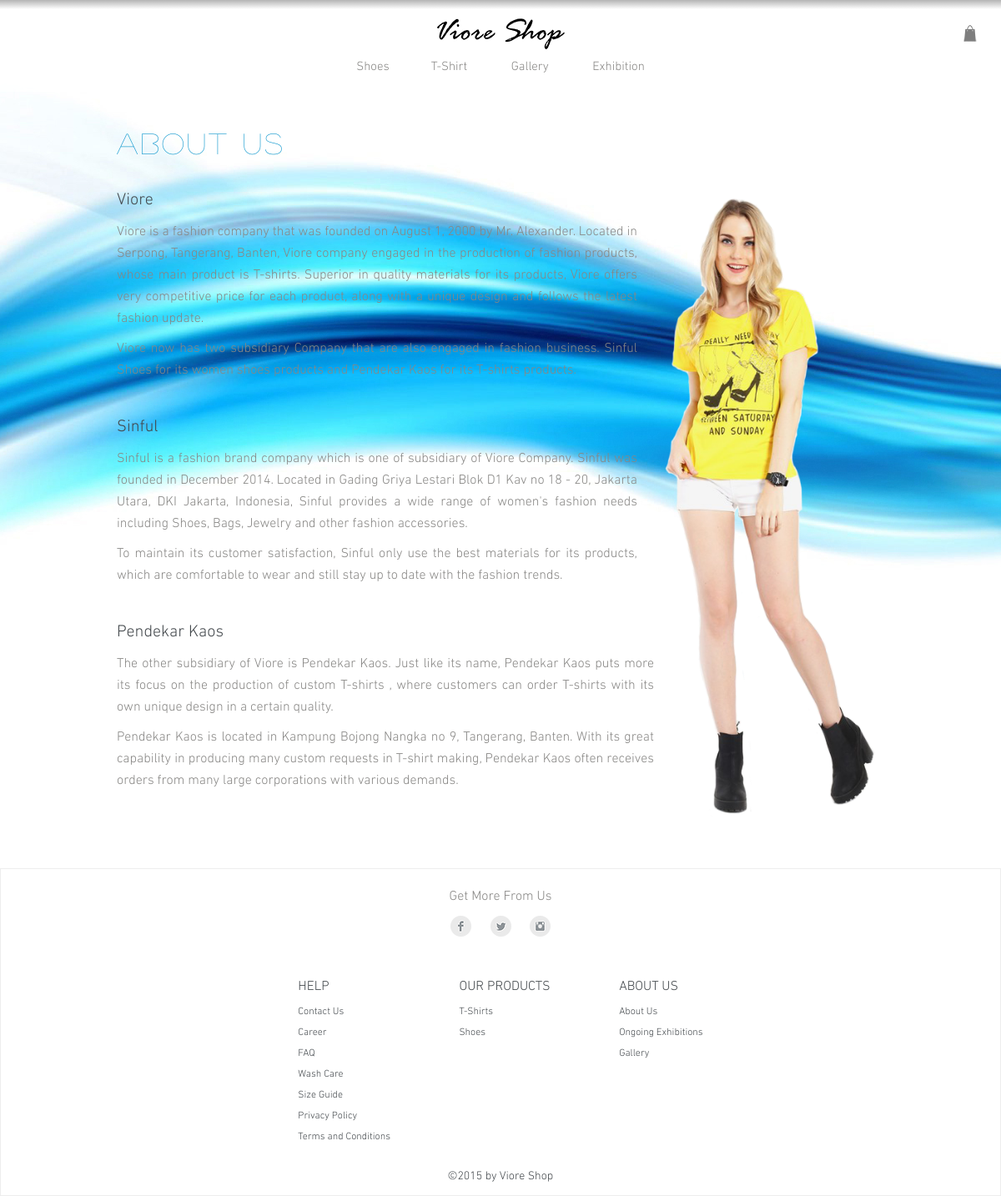
Page /pages/page.php?page=about on the committed database.
### tables this page shows
CREATE TABLE `category` (
  `id_category` int(5) NOT NULL,
  `category_name` varchar(100) NOT NULL,
  `category_description` text NOT NULL,
  `user_create` int(5) NOT NULL,
  `user_edit` int(5) NOT NULL,
  `date_created` datetime NOT NULL,
  `date_edited` datetime NOT NULL,
  `active` int(1) NOT NULL
);

CREATE TABLE `page` (
  `id_page` int(5) NOT NULL,
  `page_type` int(2) NOT NULL,
  `page_name` varchar(256) NOT NULL,
  `page_title` varchar(256) NOT NULL,
  `page_url` varchar(256) NOT NULL,
  `page_content` text NOT NULL,
  `user_create` int(5) NOT NULL,
  `user_edit` int(5) NOT NULL,
  `date_created` datetime NOT NULL,
  `date_edited` datetime NOT NULL,
  `active` int(1) NOT NULL
);

### pages/page.php (the view, shortened to what this page needs)
<?php
	$sql = "SELECT * FROM page ";
	$sql .= "WHERE active=1 ";
	$sql .= "AND page_name='$_GET[page]'";
	$result = mysql_query($sql);
	$row=mysql_fetch_array($result);
	include "header.php";
?>
<div class="container">
	<div class="front-content pages">
		<h1><?php echo $row['page_title'];?></h1>
	</div>
	<div class="page-detail">
		<?php echo htmlspecialchars_decode($row['page_content']); ?>
	</div>
</div>
<?php
	include "footer.php";
?>

### pages/header.php (shortened to what this page needs)
<html>
<head>
	<link rel="stylesheet" type="text/css" href="../source/css/reset.css">
	<link rel="stylesheet" type="text/css" href="../source/css/jquery.ui.css">
	<link rel="stylesheet" type="text/css" href="../source/css/baseline.css">
	<link rel="stylesheet" type="text/css" href="../source/css/layout.css">
	<link rel="stylesheet" type="text/css" href="../source/css/main.css">
	<link rel="stylesheet" type="text/css" href="../source/css/mobile.css" media="only screen and (max-width: 770px)" charset="utf-8">
	<link rel="stylesheet" type="text/css" href="../source/css/mobile540.css" media="only screen and (max-width: 540px)" charset="utf-8">
	<link rel="stylesheet" type="text/css" href="../source/css/mobile360.css" media="only screen and (max-width: 360px)" charset="utf-8">
	<link rel="stylesheet" type="text/css" href="../source/css/mobile320.css" media="only screen and (max-width: 320px)" charset="utf-8">
</head>
<body>
<div class="wrapper">
	<header>
		<div class="header-content">
			<nav class="desktop">
				<div class="logo">
					<a href="homepage.php"><h1>Viore Shop</h1></a>
				</div>
				<ul>
					<?php
					$sqcat = "SELECT c.id_category, c.category_name, COUNT(id_product) as jumlah
							FROM product p, category c
							WHERE c.id_category=p.id_category
							GROUP by id_category
							ORDER by jumlah DESC";
					$qcat = mysql_query($sqcat." LIMIT 5");
					while ($rowcat = mysql_fetch_array($qcat)){
						echo '<li class="'.(($rowcat['category_name']=="Shoes")?'hasub':"").(($rowcat['category_name']=="T-Shirt")?'hasub':"").'"><a href="catalog.php?cat='.$rowcat['category_name'].'">'.$rowcat['category_name'].'</a>';
						echo '</li>';
					}
					?>
					<li><a href="gallery.php">Gallery</a></li>
					<li><a href="page.php?page=exhibition">Exhibition</a></li>
				</ul>
				<div class="user-links">
					<ul>
						<li class="hasub">
							<a href="" class="user"><img src="../source/images/
							user-icon.png" alt=""></a>
						</li>
						<li class="hasub">
							<a href="shoppingcart.php" class="cart">
								<img src="../source/images/shopping-cart.png" alt="">
							</a>
						</li>
					</ul>
				</div>
			</nav>
		</div>
	</header>

### source/css/baseline.css (style rules this page uses)
body { font-family: 'myfont', sans-serif; font-size: 10px; line-height: 20px; color: #44494d; }
h1, h2, h3, h4, h5, h6 { font-weight: bold; }
h1 { font-family: 'OpenSans-CondLight', sans-serif; font-size: 35px; line-height: 45px; }
h3 { font-size: 24px; line-height: 30px; }
a { text-decoration: none; }
a, a:visited { line-height: 20px; font-size: 12px; }
p { margin-bottom: 10px; font-size: 16px; line-height: 26px; font-family: 'myfont', sans-serif; color: rgba(136,135,133,1); }
.editor { text-align: justify; }
ul li { margin-left: 20px; }

### source/css/layout.css (style rules this page uses)
*, *:before, *:after { -moz-box-sizing: border-box; -webkit-box-sizing: border-box; box-sizing: border-box; }
body { background: RGBA(255, 255, 255, 1); }
.wrapper { padding-top: 120px; position: relative; min-height: 100%; background: url("../images/background.jpg") no-repeat center 40px; }
.clear { clear: both; }
header { background: rgba(255,255,255,0.7); height: auto; position: fixed; top: 0; left: 0; right: 0; z-index: 5; }
header .header-content { padding: 15px 0; background: -moz-linear-gradient(top, rgba(140,140,140,0.65) 0%, rgba(126,126,126,0) 10%, rgba(0,0,0,0) 100%); background: -webkit-linear-gradient(top, rgba(140,140,140,0.65) 0%,rgba(126,126,126,0) 10%,rgba(0,0,0,0) 100%); background: linear-gradient(to bottom, rgba(140,140,140,0.65) 0%,rgba(126,126,126,0) 10%,rgba(0,0,0,0) 100%); filter: progid:DXImageTransform.Microsoft.gradient( startColorstr='#a68c8c8c', endColorstr='#00000000',GradientType=0 ); }
.container { padding: 20px 20px 30px; padding-top: 30px; max-width: 960px; margin: auto; }
.logo h1 { background: url(../images/logo.png) no-repeat center; }

### source/css/main.css (style rules this page uses)
.header-content { text-align: center; position: relative; }
.header-content ul { list-style: none; }
.header-content li { display: inline-block; margin: 0 20px; position: relative; }
.header-content li a { display: block; padding: 5px 5px 3px; font-family: 'myfont', sans-serif; font-size: 15px; line-height: 20px; border-bottom: 2px solid transparent; color: #888785; transition: color 0.4s ease 0s; }
.header-content .user-links { position: absolute; top: 25px; right: 10px; }
.user-links ul li { margin: 0 12px; }
.user-links ul li a img { display: block; opacity: 0.5; }
.user-links ul li a { display: block; position: relative; }
.logo, .mobile-logo { display: block; }
.logo h1, .mobile-logo h1 { text-indent: -9999px; background: url("../images/logo.png") no-repeat center; line-height: 50px; }
.front-content h1 { margin-bottom: 30px; color: #0E97CD; font-weight: normal; letter-spacing: 0.1em; font-family: 'myfont2', sans-serif; }
.page-block { margin-bottom: 40px; }
.page-block h3 { margin-bottom: 10px; font-weight: normal; font-size: 20px; line-height: 30px; }
.page-detail .left { margin-right: 30%; margin-left: 0; padding-right: 20px; padding-left: 0; }
.page-detail .right { float: right; width: 30%; }
.about-img img { display: block; width: 100%; }

### source/css/mobile.css (style rules this page uses)
.wrapper { padding-top: 40px; }
header .header-content { border-bottom: 1px solid #ededed; padding: 5px 0; }
nav.desktop { display: none; }
.container { max-width: 100%; }
.front-content h1 { text-align: center; }
.page-detail .right { width: 43%; }
.page-detail .left { margin-right: 43%; }

### source/css/mobile540.css (style rules this page uses)
.page-detail .right { display: none; }
.page-detail .left { float: none; width: 100%; margin-right: 0; }

### source/css/mobile360.css (style rules this page uses)
.wrapper { padding-top: 50px; }
.container { padding-top: 20px; }
.front-content h1 { font-size: 26px; line-height: 30px; margin-bottom: 30px; }

### rows in the picture
category: category_name "Shoes"
category: category_name "T-Shirt"
page: page_title "About Us", page_content (picture), page_content "Viore Viore is a fashion company that was founded on August 1, 2000 by Mr. Alexander. Located in Serpong, Tangerang, Banten, Viore company engaged in the production of fashion products, whose main product is T-shirts. Superior in quality materials for its products, Viore offers very competitive price for each product, along with a unique design and follows the latest fashion update. Viore now has two subsidiary Company that are also engaged in fashion business. Sinful Shoes for its women shoes products and Pendekar Kaos for its T-shirts products. Sinful Sinful is a fashion brand company which is one of subsidiary of Viore Company. Sinful was founded in December 2014. Located in Gading Griya…"
